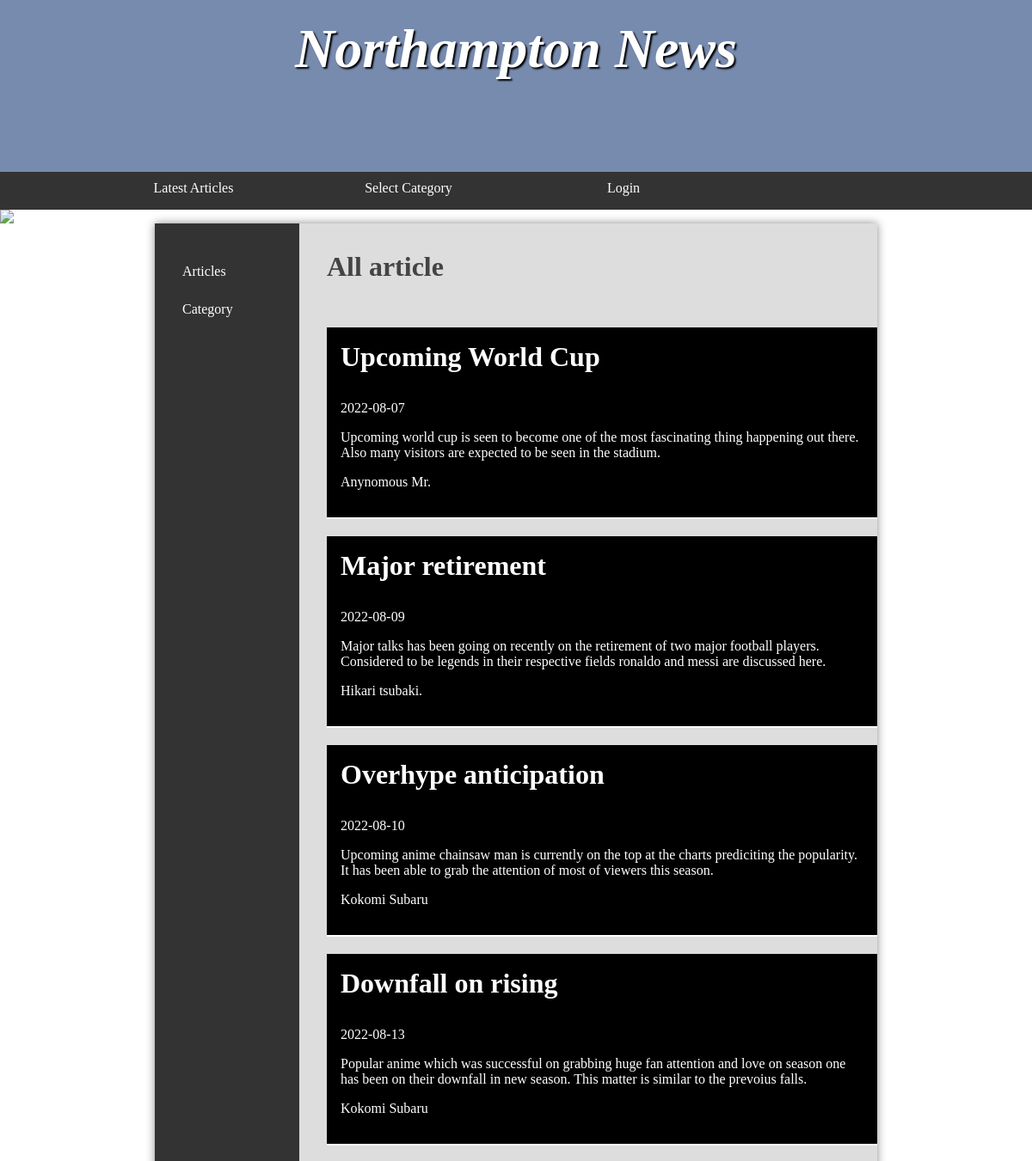
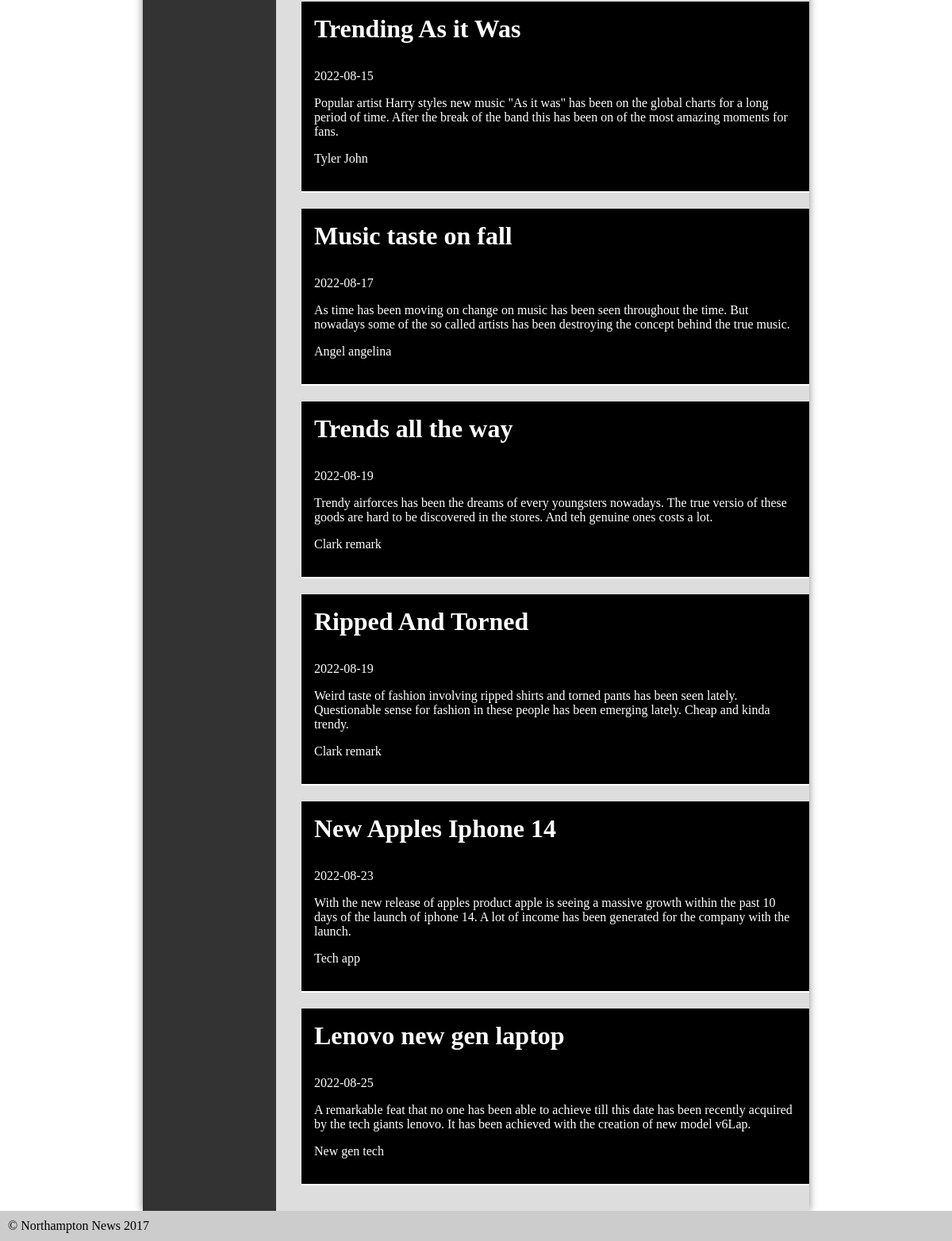
The page /normalUserArticle.php on the database its author committed (2 pictures, top to bottom).
### tables this page shows
CREATE TABLE article(article_id int NOT NULL AUTO_INCREMENT,title VARCHAR(100),publishDate DATE,latest_edit_date DATE,
author VARCHAR(20),categoryId int,content VARCHAR(5000),PRIMARY KEY (article_id),
FOREIGN KEY (categoryId) REFERENCES category(category_id));

### src/normalUserArticle.php (the view, shortened to what this page needs)
<?php
require_once 'insertInto.php';
?>
<!DOCTYPE html>
<html>
	<head>
	<link rel="stylesheet" href="styles.css?v=<?php echo time();?>"/>
	</head>
	<body>
		<header>
			<section>
				<h1>Northampton News</h1>
			</section>
		</header>
		<nav>
			<ul>
				<li><a href="index.php">Latest Articles</a></li>
				<li><a href="#">Select Category</a>
				</li>
				<?php
					if(isset($_SESSION['onBoard'])){
						if($_SESSION['onBoard'] == false){
							echo '<li><a href="login.php">Login</a></li>';
						}
						else{
							echo '<li><a onClick="return logOut()" href="logout.php?loginStatus=true">Logout</a></li>';
						}
					}
					else{
						echo '<li><a href="login.php">Login</a></li>';
					}
				?>
			</ul>
		</nav>
		<img src="images/banners/randombanner.php" />
		<main>
			<nav>
				<?php
					if(isset($_SESSION['onBoardUser'])){
						$valStatus = verifyAdmin($_SESSION['onBoardUser']);
							if($valStatus == true){
								echo '<ul>
								<li><a href="normalUserArticle.php">Articles</a></li>
								<li><a href="normalUserCategory.php">Category</a></li>
								<li><a href="createArticle.php">Admin</a></li>
							</ul>';
							}
							else{
								echo '<ul>
								<li><a href="normalUserArticle.php">Articles</a></li>
								<li><a href="normalUserCategory.php">Category</a></li>
							</ul>';
							}
					}
					else{
						echo '<ul>
						<li><a href="normalUserArticle.php">Articles</a></li>
						<li><a href="normalUserCategory.php">Category</a></li>
					</ul>';
					}
				?>
			</nav>
			<article>
				<h2>All article</h2>
				<?php
					$queryArtProject = "SELECT article_id,title,publishDate,author,content
					FROM article";
					$getProjectArt = $connection->prepare($queryArtProject);
					$getProjectArt->execute();
					while($eachArt = $getProjectArt->fetch(PDO::FETCH_ASSOC)){
						echo '<div class="outerConP">
								<div class="headStart">
									<h2><a class="hhk" href="article.php?artId='.$eachArt['article_id'].'">'.$eachArt['title'].'</a></h2>
								</div>
								<div class="dateStart">
									<p>'.$eachArt['publishDate'].'</p>
								</div>
								<div class="contentStart">
									<p>'.$eachArt['content'].'</p>
								</div>
								<div class="authorStart">
									<p>'.$eachArt['author'].'</p>
								</div>';
						echo '</div>';
				}
				?>
			</article>
		</main>
		<footer>
			&copy; Northampton News 2017
		</footer>
	</body>
</html>

### src/styles.css (style rules this page uses)
* { margin: 0; padding: 0; }
html { font-family: 'Oxygen-Regular', times, verdana, sans-serif; }
body { background-color: #fff; }
header { background-color: #778baf ; color: white; height: 200px; }
nav { width: 100%; background-color: #333; overflow: auto; }
nav ul { width: 1000px; margin: auto; display: block; list-style-type: none; }
nav ul li { width: 25%; float: left; overflow: auto; text-align: center; }
nav a { color: white; padding-top: 10px; display: block; text-decoration: none; }
header section { display: block; }
header h1 { font-weight: bold; font-style: italic; }
h1 { font-size:4em; color: white; text-align: center; padding-top: 20px; text-shadow: 2px 2px 2px #000; }
main { min-height: 50vh; background-color: #ddd; width: 70vw; display: block; margin: auto; box-shadow: 0px 0px 10px #888; color:#444; }
main h2 { font-size:2em; }
p, li, h2 { margin-bottom: 1em; }
footer { background-color: #ccc; padding: 10px; }
ul { margin-left: 2em; }
body > img { display: block; width: 100%; }
main { display: table; }
main > article { display: table-cell; padding: 2em; }
main > nav { display: table-cell; width: 20%; padding: 2em; }
main > nav li { float: none; width: auto; text-align: left; }
main > nav ul { width: auto; }
.outerConP { display: inline-block; background-color: #000; padding: 2vh; border-bottom: 2px solid white; height:max-content; width: 100%; margin-right: 6vw; margin-top: 20px; color: white; }
.hhk { text-decoration: none; color: white; }

### rows shown on the page
article: title "Upcoming World Cup", publishDate "2022-08-07", content "Upcoming world cup is seen to become one of the most fascinating thing happening out there. Also many visitors are expected to be seen in the stadium.", author "Anynomous Mr."
article: title "Major retirement", publishDate "2022-08-09", content "Major talks has been going on recently on the retirement of two major football players. Considered to be legends in their respective fields ronaldo and messi are discussed here.", author "Hikari tsubaki."
article: title "Overhype anticipation", publishDate "2022-08-10", content "Upcoming anime chainsaw man is currently on the top at the charts prediciting the popularity. It has been able to grab the attention of most of viewers this season.", author "Kokomi Subaru"
article: title "Downfall on rising", publishDate "2022-08-13", content "Popular anime which was successful on grabbing huge fan attention and love on season one has been on their downfall in new season. This matter is similar to the prevoius falls.", author "Kokomi Subaru"
article: title "Trending As it Was", publishDate "2022-08-15", content "Popular artist Harry styles new music \"As it was\" has been on the global charts for a long period of time. After the break of the band this has been on of the most amazing moments for fans.", author "Tyler John"
article: title "Music taste on fall", publishDate "2022-08-17", content "As time has been moving on change on music has been seen throughout the time. But nowadays some of the so called artists has been destroying the concept behind the true music.", author "Angel angelina"
article: title "Trends all the way", publishDate "2022-08-19", content "Trendy airforces has been the dreams of every youngsters nowadays. The true versio of these goods are hard to be discovered in the stores. And teh genuine ones costs a lot.", author "Clark remark"
article: title "Ripped And Torned", publishDate "2022-08-19", content "Weird taste of fashion involving ripped shirts and torned pants has been seen lately. Questionable sense for fashion in these people has been emerging lately. Cheap and kinda trendy.", author "Clark remark"
article: title "New Apples Iphone 14", publishDate "2022-08-23", content "With the new release of apples product apple is seeing a massive growth within the past 10 days of the launch of iphone 14. A lot of income has been generated for the company with the launch.", author "Tech app"
article: title "Lenovo new gen laptop", publishDate "2022-08-25", content "A remarkable feat that no one has been able to achieve till this date has been recently acquired by the tech giants lenovo. It has been achieved with the creation of new model v6Lap.", author "New gen tech"
